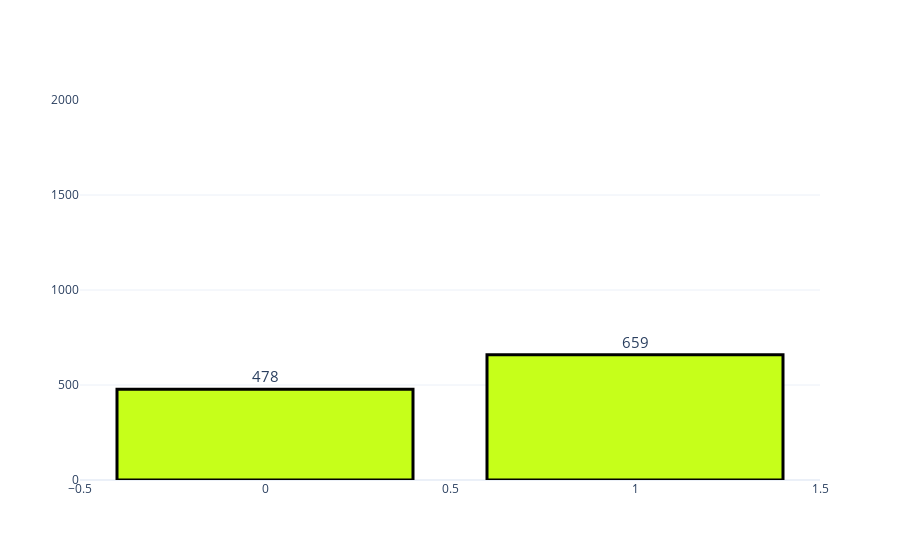

The notebook cell this image was saved under:
### Code cell
fig = make_subplots(rows=1,cols=1)
fig.add_trace(go.Bar(y = df['PlacedOrNot'].value_counts().values.tolist(), 
                      x = df['PlacedOrNot'].value_counts().index, 
                      text=df['PlacedOrNot'].value_counts().values.tolist(),
              textfont=dict(size=15),
                      textposition = 'outside',
                      showlegend=False,
              marker = dict(color = '#c6ff1a',
                            line_color = 'black',
                            line_width=3)),row = 1,col = 1)

fig.update_layout(title={'y':0.9,
                         'x':0.5,
                         'xanchor': 'center',
                         'yanchor': 'top'},
                  template='plotly_white')
fig.update_yaxes(range=[0,2000])
iplot(fig)

### Figure 1 — Plotly figure (JSON) as saved in the notebook; plotly's stock layout.template omitted (floating-point values rounded to 4 significant figures)
{"data": [{"marker": {"color": "#c6ff1a", "line": {"color": "black", "width": 3}}, "showlegend": false, "text": ["659", "478"], "textfont": {"size": 15}, "textposition": "outside", "type": "bar", "x": [1, 0], "xaxis": "x", "y": [659, 478], "yaxis": "y"}], "layout": {"title": {"x": 0.5, "xanchor": "center", "y": 0.9, "yanchor": "top"}, "xaxis": {"anchor": "y", "domain": [0, 1]}, "yaxis": {"anchor": "x", "domain": [0, 1], "range": [0, 2000]}}}
